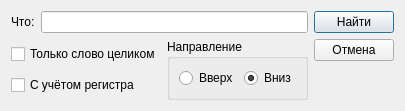
<?xml version="1.0" encoding="UTF-8"?>
<ui version="4.0">
 <class>FindDialog</class>
 <widget class="QDialog" name="FindDialog">
  <property name="geometry">
   <rect>
    <x>0</x>
    <y>0</y>
    <width>372</width>
    <height>98</height>
   </rect>
  </property>
  <property name="windowTitle">
   <string>Найти</string>
  </property>
  <layout class="QGridLayout" name="gridLayout_4">
   <item row="0" column="0" rowspan="2">
    <layout class="QGridLayout" name="gridLayout_3">
     <item row="0" column="0" colspan="2">
      <layout class="QHBoxLayout" name="horizontalLayout">
       <item>
        <widget class="QLabel" name="label">
         <property name="text">
          <string>Что:</string>
         </property>
        </widget>
       </item>
       <item>
        <widget class="QLineEdit" name="lineEdit"/>
       </item>
      </layout>
     </item>
     <item row="1" column="0">
      <layout class="QVBoxLayout" name="verticalLayout">
       <item>
        <widget class="QCheckBox" name="wholeWord">
         <property name="text">
          <string>Только слово целиком</string>
         </property>
        </widget>
       </item>
       <item>
        <widget class="QCheckBox" name="matchCase">
         <property name="text">
          <string>С учётом регистра</string>
         </property>
        </widget>
       </item>
      </layout>
     </item>
     <item row="1" column="1">
      <widget class="QGroupBox" name="groupBox">
       <property name="title">
        <string>Направление</string>
       </property>
       <layout class="QGridLayout" name="gridLayout">
        <item row="0" column="0">
         <widget class="QRadioButton" name="directionUp">
          <property name="text">
           <string>Вверх</string>
          </property>
         </widget>
        </item>
        <item row="0" column="1">
         <widget class="QRadioButton" name="directionDown">
          <property name="text">
           <string>Вниз</string>
          </property>
          <property name="checked">
           <bool>true</bool>
          </property>
         </widget>
        </item>
       </layout>
      </widget>
     </item>
    </layout>
   </item>
   <item row="0" column="1">
    <layout class="QGridLayout" name="gridLayout_2">
     <item row="0" column="0">
      <widget class="QPushButton" name="findButton">
       <property name="text">
        <string>Найти</string>
       </property>
      </widget>
     </item>
     <item row="1" column="0">
      <widget class="QPushButton" name="cancelButton">
       <property name="text">
        <string>Отмена</string>
       </property>
      </widget>
     </item>
    </layout>
   </item>
   <item row="1" column="1">
    <spacer name="verticalSpacer">
     <property name="orientation">
      <enum>Qt::Vertical</enum>
     </property>
     <property name="sizeHint" stdset="0">
      <size>
       <width>20</width>
       <height>17</height>
      </size>
     </property>
    </spacer>
   </item>
  </layout>
 </widget>
 <resources/>
 <connections/>
</ui>
